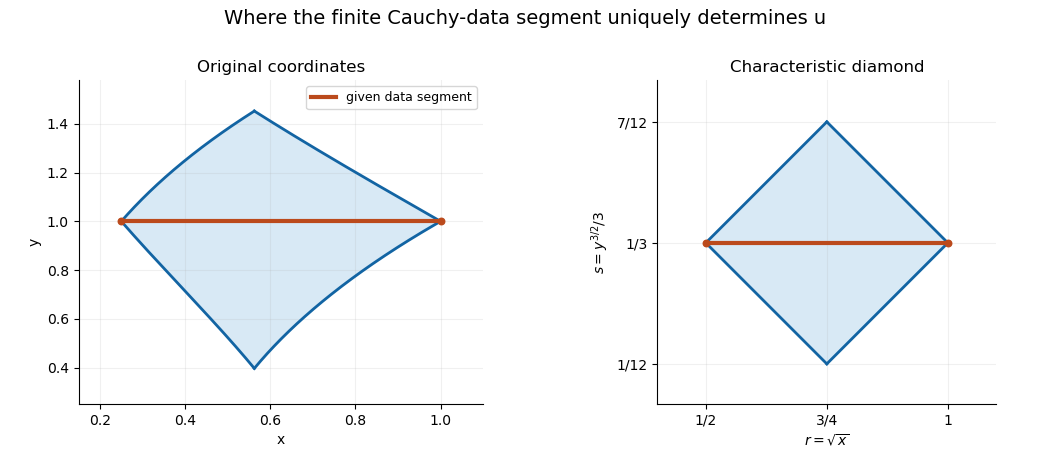

Reproduce this figure in Python.
"""Original domain-of-dependence diagram in physical and transformed coordinates."""
from pathlib import Path
import matplotlib
matplotlib.use('Agg')
import matplotlib.pyplot as plt
import numpy as np

fig,axes=plt.subplots(1,2,figsize=(10.5,4.7),dpi=100,facecolor='white')
s=np.linspace(1/12,7/12,401)
rleft=.5+np.abs(s-1/3);rright=1-np.abs(s-1/3)
y=(3*s)**(2/3)
ax=axes[0];ax.fill_betweenx(y,rleft**2,rright**2,color='#d8e9f5')
ax.plot(rleft**2,y,color='#1264a3',lw=2);ax.plot(rright**2,y,color='#1264a3',lw=2)
ax.plot([.25,1],[1,1],color='#bb4a1c',lw=3,label='given data segment')
ax.scatter([.25,1],[1,1],color='#bb4a1c',s=22,zorder=4)
ax.set(xlim=(.15,1.1),ylim=(.25,1.58),xlabel='x',ylabel='y',title='Original coordinates')
ax.legend(loc='upper right',fontsize=9)
ax=axes[1];ax.fill_betweenx(s,rleft,rright,color='#d8e9f5')
ax.plot(rleft,s,color='#1264a3',lw=2);ax.plot(rright,s,color='#1264a3',lw=2)
ax.plot([.5,1],[1/3,1/3],color='#bb4a1c',lw=3)
ax.scatter([.5,1],[1/3,1/3],color='#bb4a1c',s=22,zorder=4)
ax.set(xlim=(.4,1.1),ylim=(0,.67),xlabel=r'$r=\sqrt{x}$',ylabel=r'$s=y^{3/2}/3$',title='Characteristic diamond')
ax.set_yticks([1/12,1/3,7/12],['1/12','1/3','7/12'])
ax.set_xticks([.5,.75,1],['1/2','3/4','1'])
ax.set_aspect('equal',adjustable='box')
for ax in axes:
    ax.grid(alpha=.18);ax.spines[['top','right']].set_visible(False)
fig.suptitle('Where the finite Cauchy-data segment uniquely determines u',fontsize=14)
fig.subplots_adjust(left=.075,right=.98,top=.83,bottom=.14,wspace=.35)
fig.savefig(Path(__file__).with_suffix('.png').name,facecolor='white',dpi=100)
plt.close(fig)
